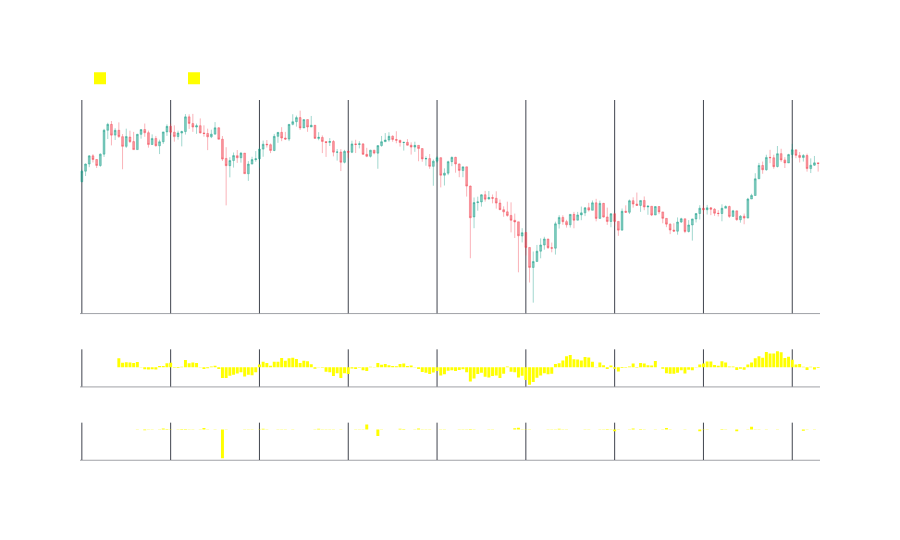

Notebook cell for this chart:
### Code cell
df_to_show = df #[0:20]

indicators = [
     #{'col': 'MA','name': 'MA','color': 'white','row': 1, 'mode':'lines',},
     #{'col': 'long_fbe_0','name': 'long_fbe_0','color': 'red','row': 1, 'mode':'markers',},
     #{'col': 'long_fbe_1','name': 'long_fbe_1','color': 'white','row': 1, 'mode':'markers',},
     #{'col': 'fb_2','name': 'fb_2','color': 'red','row': 2, 'mode':'markers',},
     #{'col': 'stop_loss','name': 'stop_loss','color': 'gray','row': 1, 'mode':'markers',},
     #{'col': 'take_profit','name': 'take_profit','color': 'gray','row': 1, 'mode':'markers',},
        ]

    
indicators_out = [
     {'col': 'MOM_10','color': 'yellow','row': 1, 'mode':'bars',},
     {'col': 'pf_change','color': 'yellow','row': 2, 'mode':'bars',},
        ]

#https://plotly.com/python/reference/scatter/#scatter-marker-symbol
events = [
       #{'df':df_to_show,'col':'buy','name': 'BUY','color': 'green','symbol': 'triangle-up' }, 
       #{'df':df_to_show,'col':'sell','name': 'SELL','color': 'red','symbol': 'triangle-down' }, 
     ]


fig = fn.ohlc_chart(df_to_show,indicators=indicators,indicators_out=indicators_out,events=events,show_volume=False) 
fig.show()

### Figure 1 — Plotly figure (JSON) as saved in the notebook; plotly's stock layout.template omitted (floating-point values rounded to 4 significant figures; data arrays with more than 128 entries replaced by an {"elided": "..."} marker saying what was removed)
{"data": [{"close": {"elided": "200 float values"}, "decreasing": {"line": {"color": "rgba(242,54,69,0.5)"}}, "high": {"elided": "200 float values"}, "increasing": {"line": {"color": "rgba(8,153,129,0.5)"}}, "line": {"width": 0.75}, "low": {"elided": "200 float values"}, "name": "BTCUDST", "open": {"elided": "200 float values"}, "showlegend": false, "type": "candlestick", "x": {"elided": "200 str values"}, "xaxis": "x", "yaxis": "y"}, {"marker": {"color": "yellow", "line": {"width": 0}}, "name": "MOM_10", "type": "bar", "x": {"elided": "200 str values"}, "xaxis": "x2", "y": {"elided": "200 float values"}, "yaxis": "y2"}, {"marker": {"color": "yellow", "line": {"width": 0}}, "name": "pf_change", "type": "bar", "x": {"elided": "200 str values"}, "xaxis": "x3", "y": {"elided": "200 float values"}, "yaxis": "y3"}], "layout": {"font": {"color": "#ffffff", "family": "Helvetica"}, "height": 540, "legend": {"orientation": "h", "x": 0, "xanchor": "left", "y": 1.02, "yanchor": "bottom"}, "modebar": {"bgcolor": "rgba(0,0,0,0)"}, "paper_bgcolor": "rgba(0,0,0,0)", "plot_bgcolor": "rgba(0,0,0,0)", "xaxis": {"anchor": "y", "domain": [0, 1], "gridcolor": "#40444e", "linecolor": "#40444e", "linewidth": 0.5, "matches": "x3", "rangeslider": {"visible": false}, "showline": true, "showticklabels": false}, "xaxis2": {"anchor": "y2", "domain": [0, 1], "gridcolor": "#40444e", "linecolor": "#40444e", "linewidth": 0.5, "matches": "x3", "showline": true, "showticklabels": false}, "xaxis3": {"anchor": "y3", "domain": [0, 1], "gridcolor": "#40444e", "linecolor": "#40444e", "linewidth": 0.5, "showline": true}, "yaxis": {"anchor": "x", "domain": [0.4074, 1], "gridcolor": "rgba(0,0,0,0)", "linecolor": "#40444e", "linewidth": 0.5, "showline": false, "showticklabels": true, "title": {"text": "Precio"}, "zeroline": false}, "yaxis2": {"anchor": "x2", "domain": [0.2037, 0.3074], "gridcolor": "rgba(0,0,0,0)", "linecolor": "#40444e", "linewidth": 0.5, "showline": false, "zeroline": false}, "yaxis3": {"anchor": "x3", "domain": [0, 0.1037], "gridcolor": "rgba(0,0,0,0)", "linecolor": "#40444e", "linewidth": 0.5, "showline": false, "zeroline": false}}}
